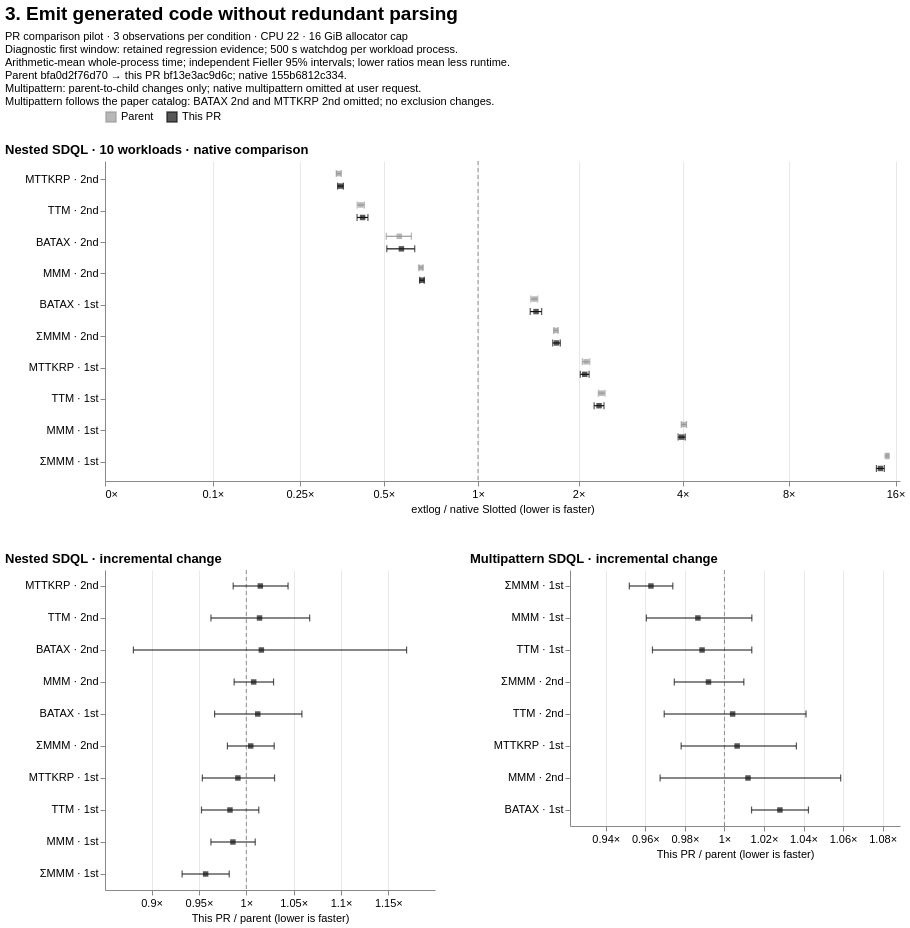

Write a Vega-Lite specification for this figure.
### Vega-Lite specification from a JSON file in a GitHub repository (floating-point values rounded to 4 significant figures)
{"$schema": "https://vega.github.io/schema/vega-lite/v6.json", "background": "white", "title": {"text": "3. Emit generated code without redundant parsing", "anchor": "start", "fontSize": 19, "subtitle": ["PR comparison pilot · 3 observations per condition · CPU 22 · 16 GiB allocator cap", "Diagnostic first window: retained regression evidence; 500 s watchdog per workload process.", "Arithmetic-mean whole-process time; independent Fieller 95% intervals; lower ratios mean less runtime.", "Parent bfa0d2f76d70 → this PR bf13e3ac9d6c; native 155b6812c334.", "Multipattern: parent-to-child changes only; native multipattern omitted at user request.", "Multipattern follows the paper catalog: BATAX 2nd and MTTKRP 2nd omitted; no exclusion changes."], "subtitleFontSize": 11, "subtitlePadding": 7}, "vconcat": [{"title": {"text": "Nested SDQL · 10 workloads · native comparison", "anchor": "start"}, "width": 795, "height": 320, "data": {"values": [{"file_path": "benchmarks/slotted/inputs/sdql/batax_1st-44rules.egg", "logical_id": "sha256:a54ad7e75e98f1e8e03f3cd6930d96e882fb9111af797b6474cdb3423f804bcf", "metric": "wall_sec", "baseline": {"point": 55.01, "ci_low": 54.81, "ci_high": 55.21}, "candidate": {"point": 81.37, "ci_low": 79.46, "ci_high": 83.27}, "ratio": 1.479, "ci_low": 1.444, "ci_high": 1.514, "issue": null, "result_class": "higher", "workload": "BATAX · 1st", "series": "Parent"}, {"file_path": "benchmarks/slotted/inputs/sdql/batax_2nd-44rules.egg", "logical_id": "sha256:672f41d86108caebad81453f4e5a294e3f6902364e2d1dc98caa4a33fd863fec", "metric": "wall_sec", "baseline": {"point": 86.28, "ci_low": 85.55, "ci_high": 87.01}, "candidate": {"point": 48.58, "ci_low": 44.0, "ci_high": 53.17}, "ratio": 0.5631, "ci_low": 0.5097, "ci_high": 0.6165, "issue": null, "result_class": "lower", "workload": "BATAX · 2nd", "series": "Parent"}, {"file_path": "benchmarks/slotted/inputs/sdql/mmm_1st-44rules.egg", "logical_id": "sha256:f1a4e04893e22ebe1e75028b0458b41a6bfc4375a598bfdfdc3014f2d33524b6", "metric": "wall_sec", "baseline": {"point": 0.07658, "ci_low": 0.07565, "ci_high": 0.0775}, "candidate": {"point": 0.3086, "ci_low": 0.3047, "ci_high": 0.3126}, "ratio": 4.03, "ci_low": 3.96, "ci_high": 4.102, "issue": null, "result_class": "higher", "workload": "MMM · 1st", "series": "Parent"}, {"file_path": "benchmarks/slotted/inputs/sdql/mmm_2nd-44rules.egg", "logical_id": "sha256:7a6b9da8fd10903379abd51ebc36b350c4237ed3e855bd5d2ba9ac437dd0998a", "metric": "wall_sec", "baseline": {"point": 3.244, "ci_low": 3.225, "ci_high": 3.263}, "candidate": {"point": 2.148, "ci_low": 2.119, "ci_high": 2.177}, "ratio": 0.662, "ci_low": 0.6523, "ci_high": 0.6718, "issue": null, "result_class": "lower", "workload": "MMM · 2nd", "series": "Parent"}, {"file_path": "benchmarks/slotted/inputs/sdql/mmm_sum_1st-44rules.egg", "logical_id": "sha256:918887cd59eed90681b1a2c9e320d8aa945df69df8712a79c7545c766943fd90", "metric": "wall_sec", "baseline": {"point": 0.0105, "ci_low": 0.01047, "ci_high": 0.01053}, "candidate": {"point": 0.1591, "ci_low": 0.1583, "ci_high": 0.16}, "ratio": 15.16, "ci_low": 15.07, "ci_high": 15.25, "issue": null, "result_class": "higher", "workload": "ΣMMM · 1st", "series": "Parent"}, {"file_path": "benchmarks/slotted/inputs/sdql/mmm_sum_2nd-44rules.egg", "logical_id": "sha256:d72a2dec36974b60f39b8b47c2801b6fb2ccc5f709e5012a20d335c26e7d3534", "metric": "wall_sec", "baseline": {"point": 0.3258, "ci_low": 0.3219, "ci_high": 0.3296}, "candidate": {"point": 0.5584, "ci_low": 0.5536, "ci_high": 0.5631}, "ratio": 1.714, "ci_low": 1.689, "ci_high": 1.739, "issue": null, "result_class": "higher", "workload": "ΣMMM · 2nd", "series": "Parent"}, {"file_path": "benchmarks/slotted/inputs/sdql/mttkrp_1st-44rules.egg", "logical_id": "sha256:78ba1df06cfada4d79a719cc6c4d87116a65da1e83802b8e83cf8cbaefc96c3f", "metric": "wall_sec", "baseline": {"point": 0.2797, "ci_low": 0.2788, "ci_high": 0.2807}, "candidate": {"point": 0.5882, "ci_low": 0.5737, "ci_high": 0.6028}, "ratio": 2.103, "ci_low": 2.051, "ci_high": 2.155, "issue": null, "result_class": "higher", "workload": "MTTKRP · 1st", "series": "Parent"}, {"file_path": "benchmarks/slotted/inputs/sdql/mttkrp_2nd-44rules.egg", "logical_id": "sha256:a2ec4397f62ca91b6d4f01038a2272fd5eaa1580958e515397abdaf7bbdd6066", "metric": "wall_sec", "baseline": {"point": 28.36, "ci_low": 28.1, "ci_high": 28.63}, "candidate": {"point": 9.906, "ci_low": 9.728, "ci_high": 10.08}, "ratio": 0.3492, "ci_low": 0.3422, "ci_high": 0.3563, "issue": null, "result_class": "lower", "workload": "MTTKRP · 2nd", "series": "Parent"}, {"file_path": "benchmarks/slotted/inputs/sdql/ttm_1st-44rules.egg", "logical_id": "sha256:cc81a3b928cf05fe2b52d6cd5bb13d7ab4fdab385216713c62bd1a705c63a0f2", "metric": "wall_sec", "baseline": {"point": 0.1766, "ci_low": 0.1734, "ci_high": 0.1798}, "candidate": {"point": 0.4124, "ci_low": 0.4069, "ci_high": 0.4179}, "ratio": 2.335, "ci_low": 2.283, "ci_high": 2.389, "issue": null, "result_class": "higher", "workload": "TTM · 1st", "series": "Parent"}, {"file_path": "benchmarks/slotted/inputs/sdql/ttm_2nd-44rules.egg", "logical_id": "sha256:dc2baf8706632e5e67d813fb05c8560a35caca32d6e4a26cdd83a8ddf36451a1", "metric": "wall_sec", "baseline": {"point": 10.19, "ci_low": 10.15, "ci_high": 10.22}, "candidate": {"point": 4.257, "ci_low": 4.137, "ci_high": 4.377}, "ratio": 0.4179, "ci_low": 0.406, "ci_high": 0.4298, "issue": null, "result_class": "lower", "workload": "TTM · 2nd", "series": "Parent"}, {"file_path": "benchmarks/slotted/inputs/sdql/batax_1st-44rules.egg", "logical_id": "sha256:a54ad7e75e98f1e8e03f3cd6930d96e882fb9111af797b6474cdb3423f804bcf", "metric": "wall_sec", "baseline": {"point": 55.01, "ci_low": 54.81, "ci_high": 55.21}, "candidate": {"point": 82.35, "ci_low": 79.13, "ci_high": 85.56}, "ratio": 1.497, "ci_low": 1.438, "ci_high": 1.556, "issue": null, "result_class": "higher", "workload": "BATAX · 1st", "series": "This PR"}, {"file_path": "benchmarks/slotted/inputs/sdql/batax_2nd-44rules.egg", "logical_id": "sha256:672f41d86108caebad81453f4e5a294e3f6902364e2d1dc98caa4a33fd863fec", "metric": "wall_sec", "baseline": {"point": 86.28, "ci_low": 85.55, "ci_high": 87.01}, "candidate": {"point": 49.36, "ci_low": 44.18, "ci_high": 54.53}, "ratio": 0.572, "ci_low": 0.5119, "ci_high": 0.6322, "issue": null, "result_class": "lower", "workload": "BATAX · 2nd", "series": "This PR"}, {"file_path": "benchmarks/slotted/inputs/sdql/mmm_1st-44rules.egg", "logical_id": "sha256:f1a4e04893e22ebe1e75028b0458b41a6bfc4375a598bfdfdc3014f2d33524b6", "metric": "wall_sec", "baseline": {"point": 0.07658, "ci_low": 0.07565, "ci_high": 0.0775}, "candidate": {"point": 0.3043, "ci_low": 0.2982, "ci_high": 0.3104}, "ratio": 3.974, "ci_low": 3.881, "ci_high": 4.067, "issue": null, "result_class": "higher", "workload": "MMM · 1st", "series": "This PR"}, {"file_path": "benchmarks/slotted/inputs/sdql/mmm_2nd-44rules.egg", "logical_id": "sha256:7a6b9da8fd10903379abd51ebc36b350c4237ed3e855bd5d2ba9ac437dd0998a", "metric": "wall_sec", "baseline": {"point": 3.244, "ci_low": 3.225, "ci_high": 3.263}, "candidate": {"point": 2.164, "ci_low": 2.131, "ci_high": 2.198}, "ratio": 0.6672, "ci_low": 0.6561, "ci_high": 0.6784, "issue": null, "result_class": "lower", "workload": "MMM · 2nd", "series": "This PR"}, {"file_path": "benchmarks/slotted/inputs/sdql/mmm_sum_1st-44rules.egg", "logical_id": "sha256:918887cd59eed90681b1a2c9e320d8aa945df69df8712a79c7545c766943fd90", "metric": "wall_sec", "baseline": {"point": 0.0105, "ci_low": 0.01047, "ci_high": 0.01053}, "candidate": {"point": 0.1523, "ci_low": 0.1484, "ci_high": 0.1562}, "ratio": 14.51, "ci_low": 14.14, "ci_high": 14.88, "issue": null, "result_class": "higher", "workload": "ΣMMM · 1st", "series": "This PR"}, {"file_path": "benchmarks/slotted/inputs/sdql/mmm_sum_2nd-44rules.egg", "logical_id": "sha256:d72a2dec36974b60f39b8b47c2801b6fb2ccc5f709e5012a20d335c26e7d3534", "metric": "wall_sec", "baseline": {"point": 0.3258, "ci_low": 0.3219, "ci_high": 0.3296}, "candidate": {"point": 0.561, "ci_low": 0.5481, "ci_high": 0.5739}, "ratio": 1.722, "ci_low": 1.678, "ci_high": 1.767, "issue": null, "result_class": "higher", "workload": "ΣMMM · 2nd", "series": "This PR"}, {"file_path": "benchmarks/slotted/inputs/sdql/mttkrp_1st-44rules.egg", "logical_id": "sha256:78ba1df06cfada4d79a719cc6c4d87116a65da1e83802b8e83cf8cbaefc96c3f", "metric": "wall_sec", "baseline": {"point": 0.2797, "ci_low": 0.2788, "ci_high": 0.2807}, "candidate": {"point": 0.583, "ci_low": 0.5658, "ci_high": 0.6002}, "ratio": 2.084, "ci_low": 2.023, "ci_high": 2.146, "issue": null, "result_class": "higher", "workload": "MTTKRP · 1st", "series": "This PR"}, {"file_path": "benchmarks/slotted/inputs/sdql/mttkrp_2nd-44rules.egg", "logical_id": "sha256:a2ec4397f62ca91b6d4f01038a2272fd5eaa1580958e515397abdaf7bbdd6066", "metric": "wall_sec", "baseline": {"point": 28.36, "ci_low": 28.1, "ci_high": 28.63}, "candidate": {"point": 10.05, "ci_low": 9.83, "ci_high": 10.28}, "ratio": 0.3544, "ci_low": 0.3459, "ci_high": 0.363, "issue": null, "result_class": "lower", "workload": "MTTKRP · 2nd", "series": "This PR"}, {"file_path": "benchmarks/slotted/inputs/sdql/ttm_1st-44rules.egg", "logical_id": "sha256:cc81a3b928cf05fe2b52d6cd5bb13d7ab4fdab385216713c62bd1a705c63a0f2", "metric": "wall_sec", "baseline": {"point": 0.1766, "ci_low": 0.1734, "ci_high": 0.1798}, "candidate": {"point": 0.4053, "ci_low": 0.394, "ci_high": 0.4165}, "ratio": 2.295, "ci_low": 2.22, "ci_high": 2.372, "issue": null, "result_class": "higher", "workload": "TTM · 1st", "series": "This PR"}, {"file_path": "benchmarks/slotted/inputs/sdql/ttm_2nd-44rules.egg", "logical_id": "sha256:dc2baf8706632e5e67d813fb05c8560a35caca32d6e4a26cdd83a8ddf36451a1", "metric": "wall_sec", "baseline": {"point": 10.19, "ci_low": 10.15, "ci_high": 10.22}, "candidate": {"point": 4.316, "ci_low": 4.131, "ci_high": 4.502}, "ratio": 0.4238, "ci_low": 0.4055, "ci_high": 0.442, "issue": null, "result_class": "lower", "workload": "TTM · 2nd", "series": "This PR"}]}, "encoding": {"x": {"type": "quantitative", "scale": {"type": "symlog", "constant": 0.1, "domain": [0, 16.47], "nice": false}, "axis": {"title": "extlog / native Slotted (lower is faster)", "labelExpr": "format(datum.value,',~f') + '×'", "values": [-64, -16, -4, -1, 0, 0.1, 0.25, 0.5, 1, 2, 4, 8, 16, 32, 64, 128, 256], "labelOverlap": "greedy", "grid": true}}, "y": {"field": "workload", "type": "nominal", "sort": ["MTTKRP · 2nd", "TTM · 2nd", "BATAX · 2nd", "MMM · 2nd", "BATAX · 1st", "ΣMMM · 2nd", "MTTKRP · 1st", "TTM · 1st", "MMM · 1st", "ΣMMM · 1st"], "title": null, "axis": {"labelLimit": 130, "minExtent": 100}}, "yOffset": {"field": "series", "sort": ["Parent", "This PR"], "scale": {"domain": ["Parent", "This PR"]}}, "color": {"field": "series", "type": "nominal", "title": null, "scale": {"domain": ["Parent", "This PR"], "range": ["#999999", "#111111"]}, "legend": {"orient": "top", "symbolType": "square"}}}, "layer": [{"mark": {"type": "rule", "color": "#89919b", "strokeDash": [4, 3]}, "encoding": {"x": {"datum": 1}, "y": {"value": 0}, "y2": {"value": 320}, "yOffset": {"value": 0}, "color": {"value": "#89919b"}}, "transform": [{"aggregate": [{"op": "count", "as": "n"}]}]}, {"mark": {"type": "rule", "strokeWidth": 1.2}, "encoding": {"x": {"field": "ci_low"}, "x2": {"field": "ci_high"}}, "transform": [{"filter": "isValid(datum.ci_low) && isValid(datum.ci_high)"}]}, {"mark": {"type": "tick", "orient": "vertical", "size": 7, "thickness": 1.2}, "encoding": {"x": {"field": "ci_low"}}, "transform": [{"filter": "isValid(datum.ci_low)"}]}, {"mark": {"type": "tick", "orient": "vertical", "size": 7, "thickness": 1.2}, "encoding": {"x": {"field": "ci_high"}}, "transform": [{"filter": "isValid(datum.ci_high)"}]}, {"mark": {"type": "point", "filled": true, "shape": "square", "size": 30}, "encoding": {"x": {"field": "ratio"}, "tooltip": [{"field": "workload"}, {"field": "series"}, {"field": "ratio"}, {"field": "ci_low"}, {"field": "ci_high"}, {"field": "issue"}]}}, {"mark": {"type": "text", "align": "left", "dx": 7, "fontSize": 9}, "encoding": {"x": {"field": "ratio"}, "text": {"field": "issue"}}, "transform": [{"filter": "isValid(datum.issue) && datum.issue !== ''"}]}]}, {"hconcat": [{"title": {"text": "Nested SDQL · incremental change", "anchor": "start"}, "width": 330, "height": 320, "data": {"values": [{"file_path": "benchmarks/slotted/inputs/sdql/batax_1st-44rules.egg", "logical_id": "sha256:a54ad7e75e98f1e8e03f3cd6930d96e882fb9111af797b6474cdb3423f804bcf", "metric": "wall_sec", "baseline": {"point": 81.37, "ci_low": 79.46, "ci_high": 83.27}, "candidate": {"point": 82.35, "ci_low": 79.13, "ci_high": 85.56}, "ratio": 1.012, "ci_low": 0.9665, "ci_high": 1.059, "issue": null, "result_class": "unclear", "workload": "BATAX · 1st", "series": "This PR / parent"}, {"file_path": "benchmarks/slotted/inputs/sdql/batax_2nd-44rules.egg", "logical_id": "sha256:672f41d86108caebad81453f4e5a294e3f6902364e2d1dc98caa4a33fd863fec", "metric": "wall_sec", "baseline": {"point": 48.58, "ci_low": 44.0, "ci_high": 53.17}, "candidate": {"point": 49.36, "ci_low": 44.18, "ci_high": 54.53}, "ratio": 1.016, "ci_low": 0.8808, "ci_high": 1.169, "issue": null, "result_class": "unclear", "workload": "BATAX · 2nd", "series": "This PR / parent"}, {"file_path": "benchmarks/slotted/inputs/sdql/mmm_1st-44rules.egg", "logical_id": "sha256:f1a4e04893e22ebe1e75028b0458b41a6bfc4375a598bfdfdc3014f2d33524b6", "metric": "wall_sec", "baseline": {"point": 0.3086, "ci_low": 0.3047, "ci_high": 0.3126}, "candidate": {"point": 0.3043, "ci_low": 0.2982, "ci_high": 0.3104}, "ratio": 0.9859, "ci_low": 0.9627, "ci_high": 1.009, "issue": null, "result_class": "unclear", "workload": "MMM · 1st", "series": "This PR / parent"}, {"file_path": "benchmarks/slotted/inputs/sdql/mmm_2nd-44rules.egg", "logical_id": "sha256:7a6b9da8fd10903379abd51ebc36b350c4237ed3e855bd5d2ba9ac437dd0998a", "metric": "wall_sec", "baseline": {"point": 2.148, "ci_low": 2.119, "ci_high": 2.177}, "candidate": {"point": 2.164, "ci_low": 2.131, "ci_high": 2.198}, "ratio": 1.008, "ci_low": 0.9872, "ci_high": 1.029, "issue": null, "result_class": "unclear", "workload": "MMM · 2nd", "series": "This PR / parent"}, {"file_path": "benchmarks/slotted/inputs/sdql/mmm_sum_1st-44rules.egg", "logical_id": "sha256:918887cd59eed90681b1a2c9e320d8aa945df69df8712a79c7545c766943fd90", "metric": "wall_sec", "baseline": {"point": 0.1591, "ci_low": 0.1583, "ci_high": 0.16}, "candidate": {"point": 0.1523, "ci_low": 0.1484, "ci_high": 0.1562}, "ratio": 0.9571, "ci_low": 0.9322, "ci_high": 0.982, "issue": null, "result_class": "lower", "workload": "ΣMMM · 1st", "series": "This PR / parent"}, {"file_path": "benchmarks/slotted/inputs/sdql/mmm_sum_2nd-44rules.egg", "logical_id": "sha256:d72a2dec36974b60f39b8b47c2801b6fb2ccc5f709e5012a20d335c26e7d3534", "metric": "wall_sec", "baseline": {"point": 0.5584, "ci_low": 0.5536, "ci_high": 0.5631}, "candidate": {"point": 0.561, "ci_low": 0.5481, "ci_high": 0.5739}, "ratio": 1.005, "ci_low": 0.9801, "ci_high": 1.029, "issue": null, "result_class": "unclear", "workload": "ΣMMM · 2nd", "series": "This PR / parent"}, {"file_path": "benchmarks/slotted/inputs/sdql/mttkrp_1st-44rules.egg", "logical_id": "sha256:78ba1df06cfada4d79a719cc6c4d87116a65da1e83802b8e83cf8cbaefc96c3f", "metric": "wall_sec", "baseline": {"point": 0.5882, "ci_low": 0.5737, "ci_high": 0.6028}, "candidate": {"point": 0.583, "ci_low": 0.5658, "ci_high": 0.6002}, "ratio": 0.9911, "ci_low": 0.9536, "ci_high": 1.03, "issue": null, "result_class": "unclear", "workload": "MTTKRP · 1st", "series": "This PR / parent"}, {"file_path": "benchmarks/slotted/inputs/sdql/mttkrp_2nd-44rules.egg", "logical_id": "sha256:a2ec4397f62ca91b6d4f01038a2272fd5eaa1580958e515397abdaf7bbdd6066", "metric": "wall_sec", "baseline": {"point": 9.906, "ci_low": 9.728, "ci_high": 10.08}, "candidate": {"point": 10.05, "ci_low": 9.83, "ci_high": 10.28}, "ratio": 1.015, "ci_low": 0.9862, "ci_high": 1.044, "issue": null, "result_class": "unclear", "workload": "MTTKRP · 2nd", "series": "This PR / parent"}, {"file_path": "benchmarks/slotted/inputs/sdql/ttm_1st-44rules.egg", "logical_id": "sha256:cc81a3b928cf05fe2b52d6cd5bb13d7ab4fdab385216713c62bd1a705c63a0f2", "metric": "wall_sec", "baseline": {"point": 0.4124, "ci_low": 0.4069, "ci_high": 0.4179}, "candidate": {"point": 0.4053, "ci_low": 0.394, "ci_high": 0.4165}, "ratio": 0.9828, "ci_low": 0.9527, "ci_high": 1.013, "issue": null, "result_class": "unclear", "workload": "TTM · 1st", "series": "This PR / parent"}, {"file_path": "benchmarks/slotted/inputs/sdql/ttm_2nd-44rules.egg", "logical_id": "sha256:dc2baf8706632e5e67d813fb05c8560a35caca32d6e4a26cdd83a8ddf36451a1", "metric": "wall_sec", "baseline": {"point": 4.257, "ci_low": 4.137, "ci_high": 4.377}, "candidate": {"point": 4.316, "ci_low": 4.131, "ci_high": 4.502}, "ratio": 1.014, "ci_low": 0.9627, "ci_high": 1.067, "issue": null, "result_class": "unclear", "workload": "TTM · 2nd", "series": "This PR / parent"}]}, "encoding": {"x": {"type": "quantitative", "scale": {"type": "linear", "domain": [0.8508, 1.199], "nice": false}, "axis": {"title": "This PR / parent (lower is faster)", "labelExpr": "format(datum.value,',~f') + '×'", "labelOverlap": "greedy", "grid": true, "tickCount": 7}}, "y": {"field": "workload", "type": "nominal", "sort": ["MTTKRP · 2nd", "TTM · 2nd", "BATAX · 2nd", "MMM · 2nd", "BATAX · 1st", "ΣMMM · 2nd", "MTTKRP · 1st", "TTM · 1st", "MMM · 1st", "ΣMMM · 1st"], "title": null, "axis": {"labelLimit": 130, "minExtent": 100}}, "color": {"value": "#111111"}}, "layer": [{"mark": {"type": "rule", "color": "#89919b", "strokeDash": [4, 3]}, "encoding": {"x": {"datum": 1}, "y": {"value": 0}, "y2": {"value": 320}, "yOffset": {"value": 0}, "color": {"value": "#89919b"}}, "transform": [{"aggregate": [{"op": "count", "as": "n"}]}]}, {"mark": {"type": "rule", "strokeWidth": 1.2}, "encoding": {"x": {"field": "ci_low"}, "x2": {"field": "ci_high"}}, "transform": [{"filter": "isValid(datum.ci_low) && isValid(datum.ci_high)"}]}, {"mark": {"type": "tick", "orient": "vertical", "size": 7, "thickness": 1.2}, "encoding": {"x": {"field": "ci_low"}}, "transform": [{"filter": "isValid(datum.ci_low)"}]}, {"mark": {"type": "tick", "orient": "vertical", "size": 7, "thickness": 1.2}, "encoding": {"x": {"field": "ci_high"}}, "transform": [{"filter": "isValid(datum.ci_high)"}]}, {"mark": {"type": "point", "filled": true, "shape": "square", "size": 30}, "encoding": {"x": {"field": "ratio"}, "tooltip": [{"field": "workload"}, {"field": "series"}, {"field": "ratio"}, {"field": "ci_low"}, {"field": "ci_high"}, {"field": "issue"}]}}, {"mark": {"type": "text", "align": "left", "dx": 7, "fontSize": 9}, "encoding": {"x": {"field": "ratio"}, "text": {"field": "issue"}}, "transform": [{"filter": "isValid(datum.issue) && datum.issue !== ''"}]}]}, {"title": {"text": "Multipattern SDQL · incremental change", "anchor": "start"}, "width": 330, "height": 256, "data": {"values": [{"file_path": "benchmarks/slotted/inputs/sdql/batax_1st-44rules.egg", "logical_id": "sha256:a54ad7e75e98f1e8e03f3cd6930d96e882fb9111af797b6474cdb3423f804bcf", "metric": "wall_sec", "baseline": {"point": 76.86, "ci_low": 76.35, "ci_high": 77.36}, "candidate": {"point": 79.01, "ci_low": 78.04, "ci_high": 79.99}, "ratio": 1.028, "ci_low": 1.014, "ci_high": 1.042, "issue": null, "result_class": "higher", "workload": "BATAX · 1st", "series": "This PR / parent"}, {"file_path": "benchmarks/slotted/inputs/sdql/mmm_1st-44rules.egg", "logical_id": "sha256:f1a4e04893e22ebe1e75028b0458b41a6bfc4375a598bfdfdc3014f2d33524b6", "metric": "wall_sec", "baseline": {"point": 0.3895, "ci_low": 0.3797, "ci_high": 0.3993}, "candidate": {"point": 0.3843, "ci_low": 0.3804, "ci_high": 0.3881}, "ratio": 0.9866, "ci_low": 0.9605, "ci_high": 1.014, "issue": null, "result_class": "unclear", "workload": "MMM · 1st", "series": "This PR / parent"}, {"file_path": "benchmarks/slotted/inputs/sdql/mmm_2nd-44rules.egg", "logical_id": "sha256:7a6b9da8fd10903379abd51ebc36b350c4237ed3e855bd5d2ba9ac437dd0998a", "metric": "wall_sec", "baseline": {"point": 5.484, "ci_low": 5.294, "ci_high": 5.674}, "candidate": {"point": 5.549, "ci_low": 5.39, "ci_high": 5.709}, "ratio": 1.012, "ci_low": 0.9675, "ci_high": 1.059, "issue": null, "result_class": "unclear", "workload": "MMM · 2nd", "series": "This PR / parent"}, {"file_path": "benchmarks/slotted/inputs/sdql/mmm_sum_1st-44rules.egg", "logical_id": "sha256:918887cd59eed90681b1a2c9e320d8aa945df69df8712a79c7545c766943fd90", "metric": "wall_sec", "baseline": {"point": 0.1713, "ci_low": 0.1698, "ci_high": 0.1727}, "candidate": {"point": 0.1649, "ci_low": 0.1636, "ci_high": 0.1662}, "ratio": 0.9628, "ci_low": 0.9519, "ci_high": 0.9739, "issue": null, "result_class": "lower", "workload": "ΣMMM · 1st", "series": "This PR / parent"}, {"file_path": "benchmarks/slotted/inputs/sdql/mmm_sum_2nd-44rules.egg", "logical_id": "sha256:d72a2dec36974b60f39b8b47c2801b6fb2ccc5f709e5012a20d335c26e7d3534", "metric": "wall_sec", "baseline": {"point": 0.8158, "ci_low": 0.8016, "ci_high": 0.8299}, "candidate": {"point": 0.8092, "ci_low": 0.8062, "ci_high": 0.8122}, "ratio": 0.9919, "ci_low": 0.9746, "ci_high": 1.01, "issue": null, "result_class": "unclear", "workload": "ΣMMM · 2nd", "series": "This PR / parent"}, {"file_path": "benchmarks/slotted/inputs/sdql/mttkrp_1st-44rules.egg", "logical_id": "sha256:78ba1df06cfada4d79a719cc6c4d87116a65da1e83802b8e83cf8cbaefc96c3f", "metric": "wall_sec", "baseline": {"point": 1.007, "ci_low": 0.9785, "ci_high": 1.036}, "candidate": {"point": 1.014, "ci_low": 1.011, "ci_high": 1.017}, "ratio": 1.006, "ci_low": 0.9781, "ci_high": 1.036, "issue": null, "result_class": "unclear", "workload": "MTTKRP · 1st", "series": "This PR / parent"}, {"file_path": "benchmarks/slotted/inputs/sdql/ttm_1st-44rules.egg", "logical_id": "sha256:cc81a3b928cf05fe2b52d6cd5bb13d7ab4fdab385216713c62bd1a705c63a0f2", "metric": "wall_sec", "baseline": {"point": 0.5311, "ci_low": 0.5283, "ci_high": 0.534}, "candidate": {"point": 0.5251, "ci_low": 0.5121, "ci_high": 0.5382}, "ratio": 0.9887, "ci_low": 0.9636, "ci_high": 1.014, "issue": null, "result_class": "unclear", "workload": "TTM · 1st", "series": "This PR / parent"}, {"file_path": "benchmarks/slotted/inputs/sdql/ttm_2nd-44rules.egg", "logical_id": "sha256:dc2baf8706632e5e67d813fb05c8560a35caca32d6e4a26cdd83a8ddf36451a1", "metric": "wall_sec", "baseline": {"point": 9.982, "ci_low": 9.628, "ci_high": 10.34}, "candidate": {"point": 10.02, "ci_low": 9.985, "ci_high": 10.06}, "ratio": 1.004, "ci_low": 0.9695, "ci_high": 1.041, "issue": null, "result_class": "unclear", "workload": "TTM · 2nd", "series": "This PR / parent"}]}, "encoding": {"x": {"type": "quantitative", "scale": {"type": "linear", "domain": [0.9219, 1.089], "nice": false}, "axis": {"title": "This PR / parent (lower is faster)", "labelExpr": "format(datum.value,',~f') + '×'", "labelOverlap": "greedy", "grid": true, "tickCount": 7}}, "y": {"field": "workload", "type": "nominal", "sort": ["ΣMMM · 1st", "MMM · 1st", "TTM · 1st", "ΣMMM · 2nd", "TTM · 2nd", "MTTKRP · 1st", "MMM · 2nd", "BATAX · 1st"], "title": null, "axis": {"labelLimit": 130, "minExtent": 100}}, "color": {"value": "#111111"}}, "layer": [{"mark": {"type": "rule", "color": "#89919b", "strokeDash": [4, 3]}, "encoding": {"x": {"datum": 1}, "y": {"value": 0}, "y2": {"value": 256}, "yOffset": {"value": 0}, "color": {"value": "#89919b"}}, "transform": [{"aggregate": [{"op": "count", "as": "n"}]}]}, {"mark": {"type": "rule", "strokeWidth": 1.2}, "encoding": {"x": {"field": "ci_low"}, "x2": {"field": "ci_high"}}, "transform": [{"filter": "isValid(datum.ci_low) && isValid(datum.ci_high)"}]}, {"mark": {"type": "tick", "orient": "vertical", "size": 7, "thickness": 1.2}, "encoding": {"x": {"field": "ci_low"}}, "transform": [{"filter": "isValid(datum.ci_low)"}]}, {"mark": {"type": "tick", "orient": "vertical", "size": 7, "thickness": 1.2}, "encoding": {"x": {"field": "ci_high"}}, "transform": [{"filter": "isValid(datum.ci_high)"}]}, {"mark": {"type": "point", "filled": true, "shape": "square", "size": 30}, "encoding": {"x": {"field": "ratio"}, "tooltip": [{"field": "workload"}, {"field": "series"}, {"field": "ratio"}, {"field": "ci_low"}, {"field": "ci_high"}, {"field": "issue"}]}}, {"mark": {"type": "text", "align": "left", "dx": 7, "fontSize": 9}, "encoding": {"x": {"field": "ratio"}, "text": {"field": "issue"}}, "transform": [{"filter": "isValid(datum.issue) && datum.issue !== ''"}]}]}], "spacing": 35}], "spacing": 38, "resolve": {"scale": {"color": "shared"}}, "config": {"font": "Arial", "view": {"stroke": null}, "axis": {"labelFontSize": 11, "titleFontSize": 11, "titleFontWeight": "normal", "gridColor": "#e6e8eb"}, "title": {"fontSize": 13}, "legend": {"labelFontSize": 11}}}
